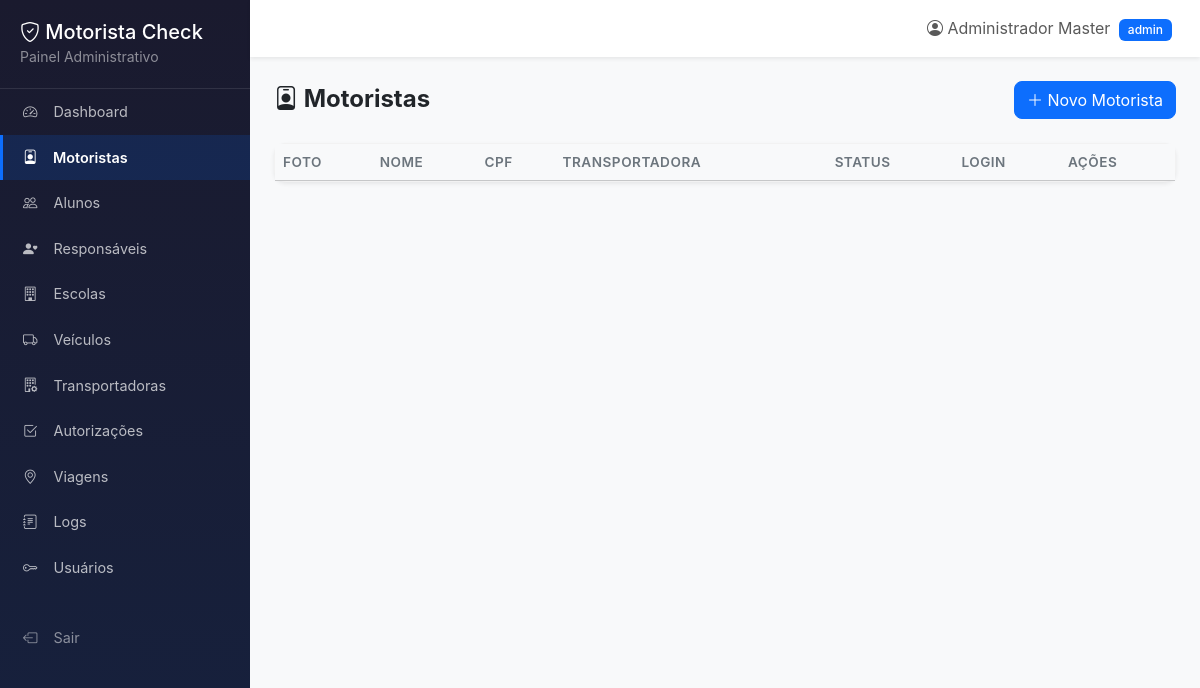
The app's page /public/admin/motoristas.php (signed in), older data.
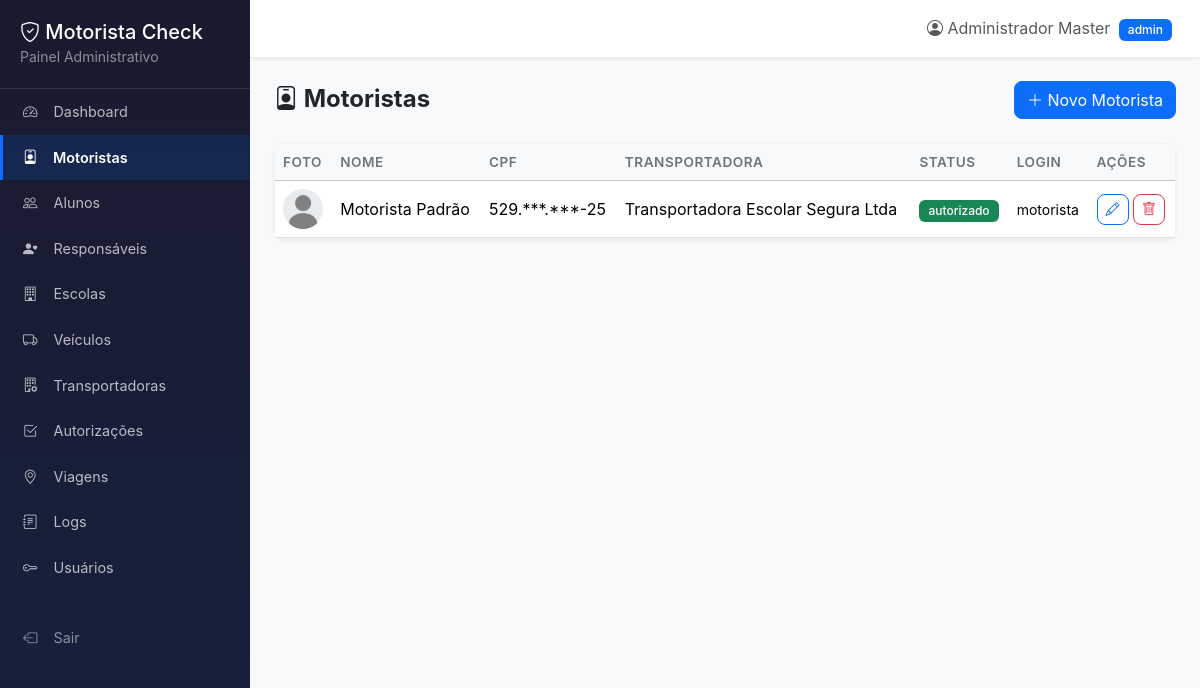
The same page, newer data.
### tables this page shows
CREATE TABLE motoristas (
    id                  INT AUTO_INCREMENT PRIMARY KEY,
    usuario_id          INT          NOT NULL,
    transportadora_id   INT          NULL,
    cpf                 VARCHAR(14)  NOT NULL UNIQUE,
    rg                  VARCHAR(20)  NULL,
    data_nascimento     DATE         NOT NULL,
    foto                VARCHAR(255) NULL,
    telefone            VARCHAR(20)  NULL,
    status              ENUM('autorizado','bloqueado','pendente') DEFAULT 'pendente',
    ativo               TINYINT(1) DEFAULT 1,
    observacao          TEXT         NULL,
    created_at          TIMESTAMP DEFAULT CURRENT_TIMESTAMP,
    updated_at          TIMESTAMP DEFAULT CURRENT_TIMESTAMP ON UPDATE CURRENT_TIMESTAMP,
    FOREIGN KEY (usuario_id) REFERENCES usuarios(id) ON DELETE CASCADE,
    FOREIGN KEY (transportadora_id) REFERENCES transportadoras(id) ON DELETE SET NULL
);

CREATE TABLE usuarios (
    id              INT AUTO_INCREMENT PRIMARY KEY,
    perfil_id       INT          NOT NULL,
    nome            VARCHAR(150) NOT NULL,
    email           VARCHAR(255) NOT NULL UNIQUE,
    login           VARCHAR(100) NOT NULL UNIQUE,
    senha           VARCHAR(255) NOT NULL,
    ativo           TINYINT(1) DEFAULT 1,
    ultimo_acesso   DATETIME     NULL,
    created_at      TIMESTAMP DEFAULT CURRENT_TIMESTAMP,
    updated_at      TIMESTAMP DEFAULT CURRENT_TIMESTAMP ON UPDATE CURRENT_TIMESTAMP,
    FOREIGN KEY (perfil_id) REFERENCES perfis(id) ON DELETE RESTRICT
);

CREATE TABLE transportadoras (
    id          INT AUTO_INCREMENT PRIMARY KEY,
    nome        VARCHAR(200) NOT NULL,
    cnpj        VARCHAR(18)  NOT NULL UNIQUE,
    telefone    VARCHAR(20)  NULL,
    contato     VARCHAR(150) NULL,
    endereco    TEXT         NULL,
    ativo       TINYINT(1) DEFAULT 1,
    created_at  TIMESTAMP DEFAULT CURRENT_TIMESTAMP,
    updated_at  TIMESTAMP DEFAULT CURRENT_TIMESTAMP ON UPDATE CURRENT_TIMESTAMP
);

### src/models/Motorista.php (called while the page is built, shortened)
<?php
class Motorista
{
    public static function findAll(int $limit = 100, int $offset = 0): array
    {
        $pdo = Database::getInstance();
        $stmt = $pdo->prepare("
            SELECT m.*, u.nome, u.email, u.login, u.ativo as usuario_ativo,
                   t.nome as transportadora_nome, v.placa, v.modelo, v.cor
            FROM motoristas m
            JOIN usuarios u ON u.id = m.usuario_id
            LEFT JOIN transportadoras t ON t.id = m.transportadora_id
            LEFT JOIN veiculos v ON v.motorista_id = m.id AND v.ativo = 1
            ORDER BY u.nome
            LIMIT :limit OFFSET :offset
        ");
        $stmt->bindValue(':limit', $limit, PDO::PARAM_INT);
        $stmt->bindValue(':offset', $offset, PDO::PARAM_INT);
        $stmt->execute();
        return $stmt->fetchAll();
    }
}

### src/helpers/Security.php (called while the page is built, shortened)
<?php
class Security
{
    public static function h(mixed $value): string
    {
        return htmlspecialchars((string)$value, ENT_QUOTES | ENT_HTML5, 'UTF-8', false);
    }
    public static function maskCpf(string $cpf): string
    {
        $cpf = preg_replace('/\D/', '', $cpf);
        return substr($cpf, 0, 3) . '.***.***-' . substr($cpf, -2);
    }
}

### public/admin/motoristas.php (the view, shortened to what this page needs)
<?php
$motoristas = Motorista::findAll();
$conteudo = '
<div class="d-flex justify-content-between align-items-center mb-4">
    <h4 class="fw-bold mb-0"><i class="bi bi-person-badge"></i> Motoristas</h4>
    <button class="btn btn-primary" data-bs-toggle="modal" data-bs-target="#modalMotorista">
        <i class="bi bi-plus-lg"></i> Novo Motorista
    </button>
</div>
<div class="card shadow-sm">
    <div class="card-body p-0">
        <div class="table-responsive">
            <table class="table table-hover mb-0 datatable">
                <thead class="table-light">
                    <tr>
                        <th>Foto</th>
                        <th>Nome</th>
                        <th>CPF</th>
                        <th>Transportadora</th>
                        <th>Status</th>
                        <th>Login</th>
                        <th>Ações</th>
                    </tr>
                </thead>
                <tbody>';
foreach ($motoristas as $m) {
    $foto = $m['foto'] ? '/public/assets/img/upload/' . $m['foto'] : '/public/assets/img/default-avatar.png';
    $statusBadge = \MotoristaCheck\Helpers\Formatador::statusBadge($m['status']);
    $conteudo .= "<tr>
        <td><img src=\"{$foto}\" style=\"width:40px;height:40px;object-fit:cover;border-radius:50%;\" onerror=\"this.src='/public/assets/img/default-avatar.png'\"></td>
        <td>" . Security::h($m['nome']) . "</td>
        <td>" . Security::maskCpf($m['cpf']) . "</td>
        <td>" . Security::h($m['transportadora_nome'] ?? '-') . "</td>
        <td>{$statusBadge}</td>
        <td><small>" . Security::h($m['login'] ?? '-') . "</small></td>
        <td>
            <button class=\"btn btn-sm btn-outline-primary\" onclick=\"editarMotorista(" . json_encode($m) . ")\" title=\"Editar\"><i class=\"bi bi-pencil\"></i></button>
            <form method=\"POST\" style=\"display:inline\" onsubmit=\"return confirm('Excluir este motorista?')\">
                <input type=\"hidden\" name=\"action\" value=\"delete\">
                <input type=\"hidden\" name=\"id\" value=\"{$m['id']}\">
                <button class=\"btn btn-sm btn-outline-danger\" title=\"Excluir\"><i class=\"bi bi-trash\"></i></button>
            </form>
        </td>
    </tr>";
}
$conteudo .= '
                </tbody>
            </table>
        </div>
    </div>
</div>
                                <option value="">Nenhuma</option>';
require_once __DIR__ . '/../../views/layouts/admin.php';

### src/helpers/Formatador.php (shortened to what this page needs)
<?php
class Formatador
{
    public static function statusBadge(string $status): string
    {
        $map = [
            'autorizado'    => 'success',
            'ativo'         => 'success',
            'em_andamento'  => 'primary',
            'pendente'      => 'warning',
            'bloqueado'     => 'danger',
            'recusada'      => 'danger',
            'cancelada'     => 'secondary',
            'finalizada'    => 'info',
        ];
        $class = $map[strtolower($status)] ?? 'secondary';
        return '<span class="badge bg-' . $class . '">' . Security::h($status) . '</span>';
    }
}

Row changes from the older to the newer data that the page shows:
added motoristas: usuario.nome "Motorista Padrão", cpf "529.***.***-25", transportadora.nome "Transportadora Escolar Segura Ltda", status "autorizado", usuario.login "motorista"
